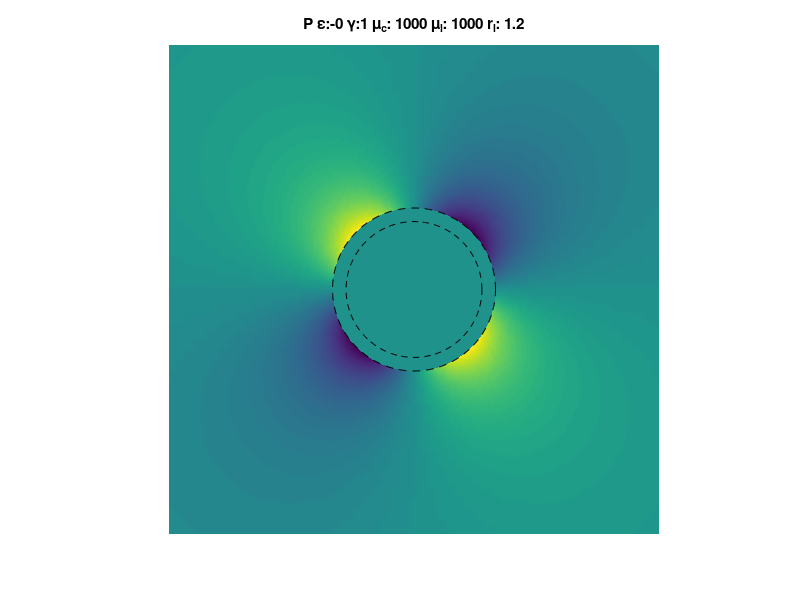
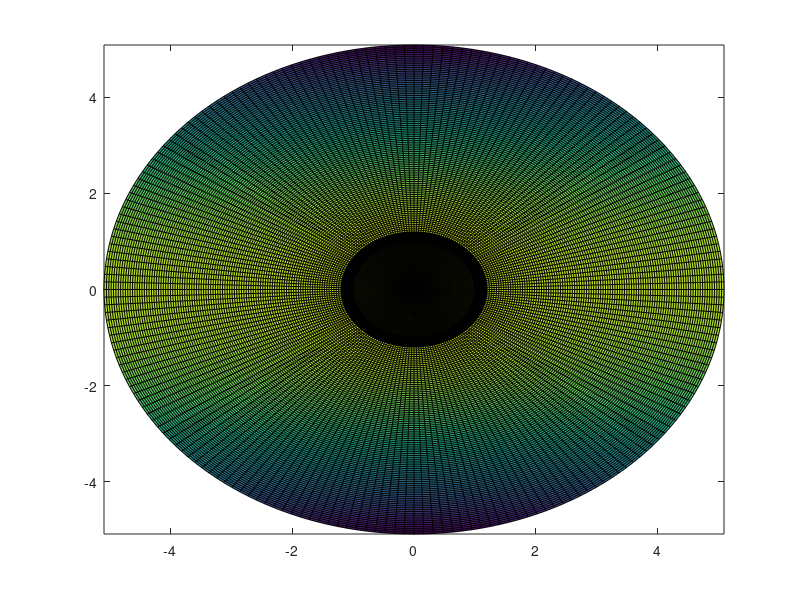
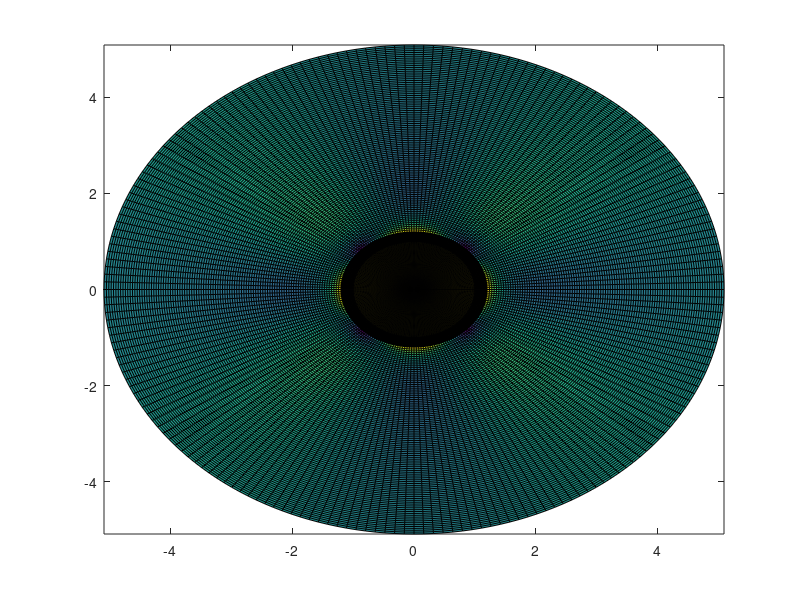

Reproduce these figures in MATLAB, in order. (Note: this script raises an error after producing the figures.)
%==============================================================================================================
% CYL_W_RIM
%
% Complete two-dimensional field of pressure, maximum shear stress and stream function
%
% 2002, Dani Schmid
%
% DISCLAIMER OF WARRANTY: 
% Since the Software is provided free of charge, the Software is provided on an AS IS basis,
% without warranty of any kind, including without limitation the warranties of merchantability,
% fitness for a particular purpose and non-infringement. The entire risk as to the quality and performance 
% of the Software is borne by you. Should the Software prove defective, 
% you assume the entire cost of any service and repair. 
%
% LIMITATION OF LIABILITY: 
% UNDER NO CIRCUMSTANCES AND UNDER NO LEGAL THEORY, TORT, CONTRACT, OR OTHERWISE, 
% SHALL THE AUTHORS BE LIABLE TO YOU OR ANY OTHER PERSON FOR ANY INDIRECT, SPECIAL, INCIDENTAL, 
% OR CONSEQUENTIAL DAMAGES OF ANY CHARACTER INCLUDING, WITHOUT LIMITATION, DAMAGES FOR LOSS OF GOODWILL, 
% WORK STOPPAGE, COMPUTER FAILURE OR MALFUNCTION, OR ANY AND ALL OTHER COMMERCIAL DAMAGES OR LOSSES
%==============================================================================================================

%DEFINE i
i   = sqrt(-1);
I   = sqrt(-1);

%INPUT PARAMETERS
er  = -0;   %Negative values indicate horizontal compression
gr  = 1;    %Positive value indicate top to the left shear
rl  = 1.2;
ml  = 1e+3;
mc  = 1e+3;

%DESIRED BOX SIZE
bs  = 3; %Times rl

%K's
K1 = ml*mc;
K2 = (ml-mc)*(ml-1);
K3 = (mc+ml)*(ml+1);
K4 = ml/(ml-1);
K5 = ml/(ml+1);
K6 = (ml-mc)*(ml+1);
K7 = (mc+ml)*(ml-1);
K8 = (ml-mc)*(mc+ml)*(1-ml+ml^2);
K9 = (ml-mc)*(mc+ml)*(3-8*ml+3*ml^2);

%Q's
Q0 = K2^2+K2*K3*(-4*rl^2+6*rl^4-4*rl^6)+K3^2*rl^8;
Q1 = 4*K1*K2*(rl^2-rl^4)/Q0;
Q2 = (-16*K1*K2*rl^2+12*K1*K2*rl^4+4*K1*K3*rl^8)/Q0;
Q3 = K2*K4*(-2*K2*rl^2+2*K3*rl^8)/Q0;
Q4 = K2*(ml^2+K1)*(2*rl^2-2*rl^4)/Q0;
Q5 = K2*K4*(-2*K2*rl^4+2*K3*rl^8)/Q0;
Q6 = K3*(K2*K5*(-8*rl^2+6*rl^4)+2*(ml^2+K1)*rl^8)/Q0;
Q7 = (-K2*K6*rl^2+4*K2*K7*rl^4-6*K2*K7*rl^6+4*K8*rl^8-K3*K7*rl^10)/Q0;
Q8 = (-K2*K6*rl^4+4*K2*K7*rl^6-2*K9*rl^8+4*K2*K7*rl^10-K3*K7*rl^12)/Q0;

%RESOLUTION
nr          = 100;
nt          = 200;
Theta       = 0:2*pi/nt:2*pi;

%CLAST
[R, THETA]  = meshgrid(0:1/nr:1, Theta);
z           = R.*exp(i*THETA);
x           = real(z);
y           = imag(z);
Z_CLAST     = z; %Save z's for later contour plots
%Pressure
figure(1);
clf
PRES_CLAST  = -6*Q1*real(z.^2*(-2*er+i*gr));
pcolor(real(z), imag(z), PRES_CLAST);
hold on;
%Streamfun
figure(2);
clf
STREAM_FUN_CLAST = er.*(-2./mc.*Q1.*y.^3.*x-1./mc.*Q2.*y.*x-2./mc.*Q1.*x.^3.*y)+(-1./4.*y.^2-1./4.*1./mc.*Q2.*y.^2-1./2.*1./mc.*y.^4.*Q1).*gr;
pcolor(real(z), imag(z), STREAM_FUN_CLAST);
hold on;
%TAU
figure(3);
clf
TAU_CLAST = sqrt((-2.*Q2.*er+6.*Q1.*real(conj(z).*z.*(I.*gr-2.*er))).^2+(Q2.*gr+6.*Q1.*imag(conj(z).*z.*(I.*gr-2.*er))).^2);
pcolor(real(z), imag(z), TAU_CLAST);
hold on;


%LUBR
[R, THETA]  = meshgrid(1:(rl-1)/nr:rl, Theta);
z           = R.*exp(i*THETA);
x           = real(z);
y           = imag(z);
Z_LUBR      = z;
%Pressure
figure(1)
PRES_LUBR   = 2*real((i*gr+2*er)*Q3./z.^2-3*(-2*er+i*gr)*Q4*z.^2);
pcolor(real(z), imag(z), PRES_LUBR);
%Streamfun
figure(2)
STREAM_FUN_LUBR = -1./2./ml.*er.*(4.*x.*y.^3.*Q4+2.*y.*Q3./(x.^2+y.^2).*x-2.*Q5.*y.*x./(x.^2+y.^2).^2-x.*(-2.*Q3./(x.^2+y.^2).*y-6.*Q4.*(x.^2.*y-1./3.*y.^3))-2.*Q4.*(x.^3.*y-y.^3.*x)+2.*Q6.*y.*x)-1./2.*1./ml.*gr.*(1./2.*y.^2.*ml-x.*(Q3./(x.^2+y.^2).*x-3.*Q4.*x.*y.^2)-3./2.*Q4.*x.^2.*y.^2+3./4.*Q4.*y.^4-x.^2.*Q3./(x.^2+y.^2)-Q4.*(3./2.*x.^2.*y.^2-1./4.*y.^4)-Q5.*(-x.^2./(x.^2+y.^2).^2+1./2./(x.^2+y.^2))+1./2.*Q6.*y.^2);
pcolor(real(z), imag(z), STREAM_FUN_LUBR);
%TAU
figure(3);
TAU_LUBR    = sqrt(real(-conj(z).*(2.*(I.*gr+2.*er).*Q3./z.^3+6.*(I.*gr-2.*er).*Q4.*z)+3.*(I.*gr+2.*er).*Q5./z.^4-(I.*gr-2.*er).*Q6).^2+imag(-conj(z).*(2.*(I.*gr+2.*er).*Q3./z.^3+6.*(I.*gr-2.*er).*Q4.*z)+3.*(I.*gr+2.*er).*Q5./z.^4-(I.*gr-2.*er).*Q6).^2);
pcolor(real(z), imag(z), TAU_LUBR);

%MAT
[R, THETA]  = meshgrid(rl:(sqrt(2*bs^2*rl^2)-rl)/nr:sqrt(2*bs^2*rl^2), Theta);
z           = R.*exp(i*THETA);
x           = real(z);
y           = imag(z);
Z_MAT       = z;
%Pressure
figure(1)
PRES_MAT   = 2*real((i*gr+2*er)*Q7./z.^2);
pcolor(real(z), imag(z), PRES_MAT);
%Streamfun
figure(2)
STREAM_FUN_MAT = er.*(-2.*Q7.*y.*x./(x.^2+y.^2)+Q8.*y.*x./(x.^2+y.^2).^2-x.*y)+(-1./2.*y.^2+Q7.*x.^2./(x.^2+y.^2)+1./2.*Q8.*(-x.^2./(x.^2+y.^2).^2+1./2./(x.^2+y.^2))).*gr;
pcolor(real(z), imag(z), STREAM_FUN_MAT);
%TAU
figure(3);
TAU_MAT     = sqrt((-2.*er+real(2.*conj(z).*(I.*gr+2.*er).*Q7./z.^3-3.*(I.*gr+2.*er).*Q8./z.^4)).^2+(gr+imag(2.*conj(z).*(I.*gr+2.*er).*Q7./z.^3-3.*(I.*gr+2.*er).*Q8./z.^4)).^2);
pcolor(real(z), imag(z), TAU_MAT);


%FINALIZE PLOTS========================================
%Complex coordinates of clast and layer
Clast   =    exp(i*Theta);
Layer   = rl*exp(i*Theta);

figure(1)
axis off
axis equal
axis([-bs*rl bs*rl -bs*rl bs*rl]);
shading interp;
plot(real(Clast), imag(Clast), '--k');
plot(real(Layer), imag(Layer), '--k');
title(['P \epsilon:', num2str(er),' \gamma:', num2str(gr),' \mu_c: ',num2str(mc),' \mu_l: ',num2str(ml), ' r_l: ', num2str(rl)]);
cb_h        = colorbar('horiz.');
pos_cb      = get(cb_h, 'pos');
set(cb_h, 'pos', [.26666, pos_cb(2), .504, pos_cb(4)])
set(get(cb_h,'Title'),'String','P');

figure(2)
axis equal
axis([-bs*rl bs*rl -bs*rl bs*rl]);
shading interp;
plot(real(Clast), imag(Clast), '--k');
plot(real(Layer), imag(Layer), '--k');
colorbar('horiz.');
%Build up complete 2D STREAM_FUN
%Z           = [Z_CLAST;          Z_LUBR;          Z_MAT         ];
%STREAM_FUN  = [STREAM_FUN_CLAST; STREAM_FUN_LUBR; STREAM_FUN_MAT];
Z           = [ Z_MAT          ];
STREAM_FUN  = [ STREAM_FUN_MAT ];
contour(real(Z), imag(Z), STREAM_FUN, 10, 'k')
axis off;
axis equal
axis([-bs*rl bs*rl -bs*rl bs*rl]);
shading interp;
plot(real(Clast), imag(Clast), '--k');
plot(real(Layer), imag(Layer), '--k');
title(['\Theta \epsilon:', num2str(er),' \gamma:', num2str(gr),' \mu_c: ',num2str(mc),' \mu_l: ',num2str(ml), ' r_l: ', num2str(rl)]);
cb_h        = colorbar('horiz.');
pos_cb      = get(cb_h, 'pos');
set(cb_h, 'pos', [.26666, pos_cb(2), .504, pos_cb(4)])
set(get(cb_h,'Title'),'String','\Theta');

figure(3)
axis off
axis equal
axis([-bs*rl bs*rl -bs*rl bs*rl]);
shading interp;
plot(real(Clast), imag(Clast), '--k');
plot(real(Layer), imag(Layer), '--k');
title(['\tau \epsilon:', num2str(er),' \gamma:', num2str(gr),' \mu_c: ',num2str(mc),' \mu_l: ',num2str(ml), ' r_l: ', num2str(rl)]);
cb_h        = colorbar('horiz.');
pos_cb      = get(cb_h, 'pos');
set(cb_h, 'pos', [.26666, pos_cb(2), .504, pos_cb(4)])
set(get(cb_h,'Title'),'String','\tau');
